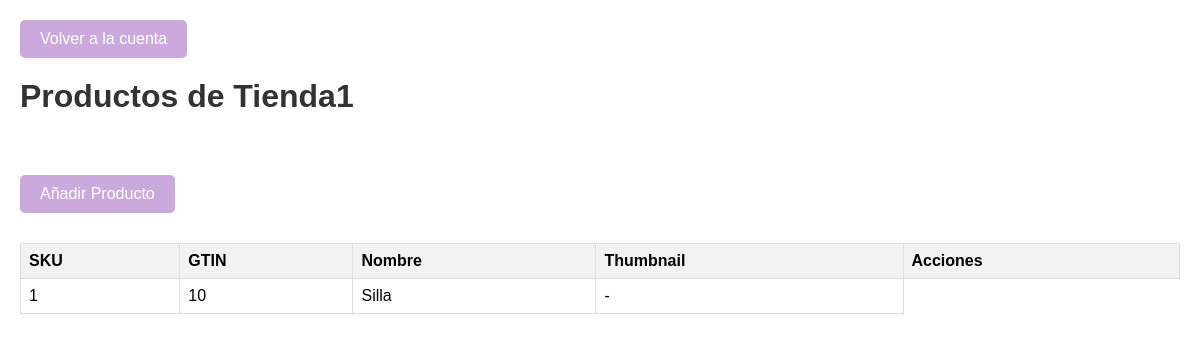
/productos/1, run on an earlier commit of the app's database.
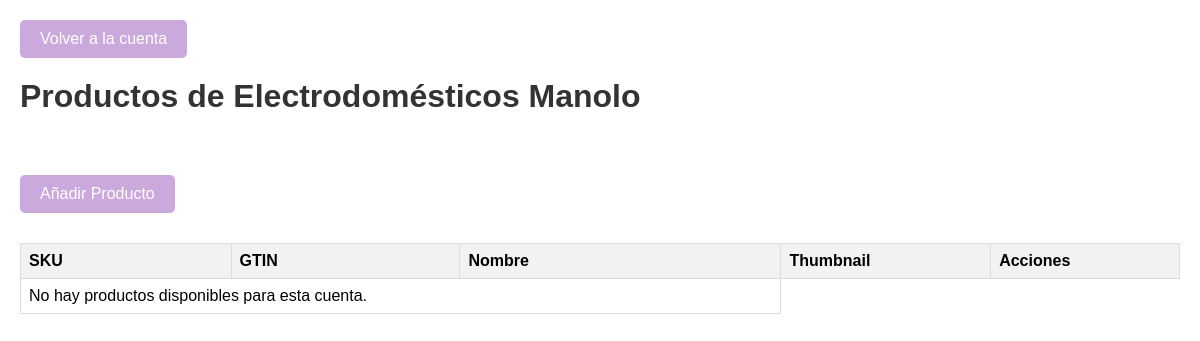
And on a later commit of the database.
### tables this page shows
CREATE TABLE Cuenta (ID INTEGER PRIMARY KEY, NOMBRE TEXT UNIQUE NOT NULL);

CREATE TABLE Producto (SKU INTEGER PRIMARY KEY, GTIN TEXT, NOMBRE TEXT NOT NULL UNIQUE, THUMBNAIL BLOB, IDCuenta NOT NULL REFERENCES Cuenta (ID) ON DELETE CASCADE ON UPDATE CASCADE NOT DEFERRABLE);

### app/routes.py (the view)
@main.route('/productos/<int:account_id>')
def productos(account_id):
    account = get_account_details(account_id)
    if account is None:
        return "Cuenta no encontrada", 404
    products = get_products_by_account(account_id)
    return render_template('productos.html', account=account, products=products)

### app/routes.py (called while the page is built)
def get_account_details(account_id):
    connection = sqlite3.connect('IngenieriaRequisitos.db')
    cursor = connection.cursor()
    cursor.execute("SELECT * FROM Cuenta WHERE ID = ?", (account_id,))
    account = cursor.fetchone()
    connection.close()
    return account

def get_products_by_account(account_id):
    connection = sqlite3.connect('IngenieriaRequisitos.db')
    cursor = connection.cursor()
    cursor.execute("SELECT SKU, GTIN, NOMBRE, THUMBNAIL FROM Producto WHERE IDCuenta = ?", (account_id,))
    products = cursor.fetchall()
    connection.close()
    product_list = []
    for product in products:
        sku, gtin, nombre, thumbnail_blob = product
        if thumbnail_blob:
            thumbnail_base64 = base64.b64encode(thumbnail_blob).decode('utf-8')
        else:
            thumbnail_base64 = None
        product_list.append((sku, gtin, nombre, thumbnail_base64))
    return product_list

### app/templates/productos.html (shortened to what this page needs)
<!DOCTYPE html>
<html lang="es">
<head>
    <link rel="stylesheet" href="{{ url_for('static', filename='productos.css') }}">
</head>
<body>
    <div class="header">
        <button onclick="window.location.href='{{ url_for('main.cuenta', account_id=account[0]) }}'">Volver a la cuenta</button>
        <h1>Productos de {{ account[1] }}</h1>
    </div>
    <button onclick="document.getElementById('addProductModal').style.display='block'">Añadir Producto</button>
    <table>
        <thead>
            <tr>
                <th>SKU</th>
                <th>GTIN</th>
                <th>Nombre</th>
                <th>Thumbnail</th>
                <th>Acciones</th>
            </tr>
        </thead>
        <tbody>
            {% if products %}
                {% for product in products %}
                    <tr>
                        <td>{{ product[0] }}</td>
                        <td>
                            {% if product[1] %}
                                {{ product[1] }}
                            {% else %}
                                -
                            {% endif %}
                        </td>
                        <td>{{ product[2] }}</td>
                        <td>
                            {% if product[3] %}
                                <img alt="Thumbnail" width="50">
                            {% else %}
                                -
                            {% endif %}
                        </td>
                    </tr>
                {% endfor %}
            {% else %}
                <tr><td colspan="3">No hay productos disponibles para esta cuenta.</td></tr>
            {% endif %}
        </tbody>
    </table>
</body>
</html>

### app/static/productos.css (style rules this page uses)
body { font-family: Arial, sans-serif; margin: 0; padding: 20px; display: flex; flex-direction: column; align-items: flex-start; min-height: 100vh; }
.header { display: flex; flex-direction: column; align-items: flex-start; margin-bottom: 20px; }
h1 { color: #333; margin: 10px 0 20px 0; }
button { padding: 10px 20px; font-size: 16px; cursor: pointer; border: none; border-radius: 5px; background-color: #CCA9DD; color: white; transition: background-color 0.3s; margin-bottom: 10px; }
body { font-family: Arial, sans-serif; display: flex; justify-content: flex-start; align-items: flex-start; min-height: 100vh; margin: 0; padding: 20px; gap: 20px; }
.header { width: 100%; }
h1 { color: #333; }
table { width: 100%; border-collapse: collapse; }
th, td { border: 1px solid #ddd; padding: 8px; text-align: left; }
th { background-color: #f2f2f2; font-weight: bold; }

What changed in the data, as far as the page shows it:
removed Producto: SKU "1", GTIN "10", NOMBRE "Silla"
changed Cuenta: NOMBRE "Tienda1" → "Electrodomésticos Manolo"
Also different on the page:
text now shown: "No hay productos disponibles para esta cuenta."
